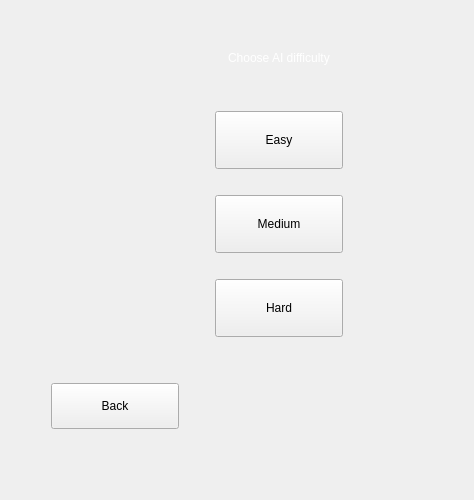
      <widget class="QWidget" name="ai_transition">
       <property name="enabled">
        <bool>true</bool>
       </property>
       <layout class="QHBoxLayout" name="horizontalLayout_12">
        <item>
         <layout class="QGridLayout" name="gridLayout_12">
          <item row="2" column="2">
           <spacer name="horizontalSpacer_2">
            <property name="orientation">
             <enum>Qt::Orientation::Horizontal</enum>
            </property>
            <property name="sizeHint" stdset="0">
             <size>
              <width>30</width>
              <height>20</height>
             </size>
            </property>
           </spacer>
          </item>
          <item row="2" column="5">
           <spacer name="horizontalSpacer">
            <property name="orientation">
             <enum>Qt::Orientation::Horizontal</enum>
            </property>
            <property name="sizeHint" stdset="0">
             <size>
              <width>40</width>
              <height>20</height>
             </size>
            </property>
           </spacer>
          </item>
          <item row="2" column="3">
           <spacer name="verticalSpacer_17">
            <property name="orientation">
             <enum>Qt::Orientation::Vertical</enum>
            </property>
            <property name="sizeType">
             <enum>QSizePolicy::Policy::Maximum</enum>
            </property>
            <property name="sizeHint" stdset="0">
             <size>
              <width>20</width>
              <height>40</height>
             </size>
            </property>
           </spacer>
          </item>
          <item row="5" column="1" alignment="Qt::AlignmentFlag::AlignHCenter">
           <widget class="QPushButton" name="back_Wai">
            <property name="sizePolicy">
             <sizepolicy hsizetype="Maximum" vsizetype="Fixed">
              <horstretch>0</horstretch>
              <verstretch>0</verstretch>
             </sizepolicy>
            </property>
            <property name="minimumSize">
             <size>
              <width>128</width>
              <height>46</height>
             </size>
            </property>
            <property name="text">
             <string>Back</string>
            </property>
           </widget>
          </item>
          <item row="7" column="3">
           <spacer name="verticalSpacer_15">
            <property name="orientation">
             <enum>Qt::Orientation::Vertical</enum>
            </property>
            <property name="sizeType">
             <enum>QSizePolicy::Policy::Maximum</enum>
            </property>
            <property name="sizeHint" stdset="0">
             <size>
              <width>20</width>
              <height>60</height>
             </size>
            </property>
           </spacer>
          </item>
          <item row="4" column="3">
           <spacer name="verticalSpacer_18">
            <property name="orientation">
             <enum>Qt::Orientation::Vertical</enum>
            </property>
            <property name="sizeType">
             <enum>QSizePolicy::Policy::Maximum</enum>
            </property>
            <property name="sizeHint" stdset="0">
             <size>
              <width>20</width>
              <height>40</height>
             </size>
            </property>
           </spacer>
          </item>
          <item row="3" column="3">
           <layout class="QVBoxLayout" name="verticalLayout">
            <property name="spacing">
             <number>26</number>
            </property>
            <item>
             <widget class="QPushButton" name="pushButton_easy">
              <property name="sizePolicy">
               <sizepolicy hsizetype="Preferred" vsizetype="Maximum">
                <horstretch>0</horstretch>
                <verstretch>0</verstretch>
               </sizepolicy>
              </property>
              <property name="minimumSize">
               <size>
                <width>128</width>
                <height>66</height>
               </size>
              </property>
              <property name="maximumSize">
               <size>
                <width>16777215</width>
                <height>16777215</height>
               </size>
              </property>
              <property name="autoFillBackground">
               <bool>false</bool>
              </property>
              <property name="styleSheet">
               <string notr="true">min-height:50px;</string>
              </property>
              <property name="text">
               <string>Easy</string>
              </property>
             </widget>
            </item>
            <item>
             <widget class="QPushButton" name="pushButton_medium">
              <property name="sizePolicy">
               <sizepolicy hsizetype="Preferred" vsizetype="Maximum">
                <horstretch>0</horstretch>
                <verstretch>0</verstretch>
               </sizepolicy>
              </property>
              <property name="minimumSize">
               <size>
                <width>128</width>
                <height>66</height>
               </size>
              </property>
              <property name="styleSheet">
               <string notr="true">min-height:50px;</string>
              </property>
              <property name="text">
               <string>Medium</string>
              </property>
             </widget>
            </item>
            <item>
             <widget class="QPushButton" name="pushButton_hard">
              <property name="sizePolicy">
               <sizepolicy hsizetype="Preferred" vsizetype="Maximum">
                <horstretch>0</horstretch>
                <verstretch>0</verstretch>
               </sizepolicy>
              </property>
              <property name="minimumSize">
               <size>
                <width>128</width>
                <height>66</height>
               </size>
              </property>
              <property name="styleSheet">
               <string notr="true">min-height:50px;</string>
              </property>
              <property name="text">
               <string>Hard</string>
              </property>
             </widget>
            </item>
           </layout>
          </item>
          <item row="2" column="6">
           <spacer name="horizontalSpacer_10">
            <property name="orientation">
             <enum>Qt::Orientation::Horizontal</enum>
            </property>
            <property name="sizeHint" stdset="0">
             <size>
              <width>40</width>
              <height>20</height>
             </size>
            </property>
           </spacer>
          </item>
          <item row="5" column="0">
           <spacer name="horizontalSpacer_9">
            <property name="orientation">
             <enum>Qt::Orientation::Horizontal</enum>
            </property>
            <property name="sizeHint" stdset="0">
             <size>
              <width>40</width>
              <height>20</height>
             </size>
            </property>
           </spacer>
          </item>
          <item row="0" column="3">
           <spacer name="verticalSpacer_16">
            <property name="orientation">
             <enum>Qt::Orientation::Vertical</enum>
            </property>
            <property name="sizeHint" stdset="0">
             <size>
              <width>20</width>
              <height>40</height>
             </size>
            </property>
           </spacer>
          </item>
          <item row="1" column="3" alignment="Qt::AlignmentFlag::AlignHCenter">
           <widget class="QLabel" name="label_13">
            <property name="styleSheet">
             <string notr="true">color: rgb(255, 255, 255);
font: 900 24pt &quot;Segoe UI Black&quot;;</string>
            </property>
            <property name="text">
             <string>Choose AI difficulty</string>
            </property>
           </widget>
          </item>
          <item row="2" column="4">
           <spacer name="horizontalSpacer_14">
            <property name="orientation">
             <enum>Qt::Orientation::Horizontal</enum>
            </property>
            <property name="sizeHint" stdset="0">
             <size>
              <width>40</width>
              <height>20</height>
             </size>
            </property>
           </spacer>
          </item>
         </layout>
        </item>
       </layout>
      </widget>
